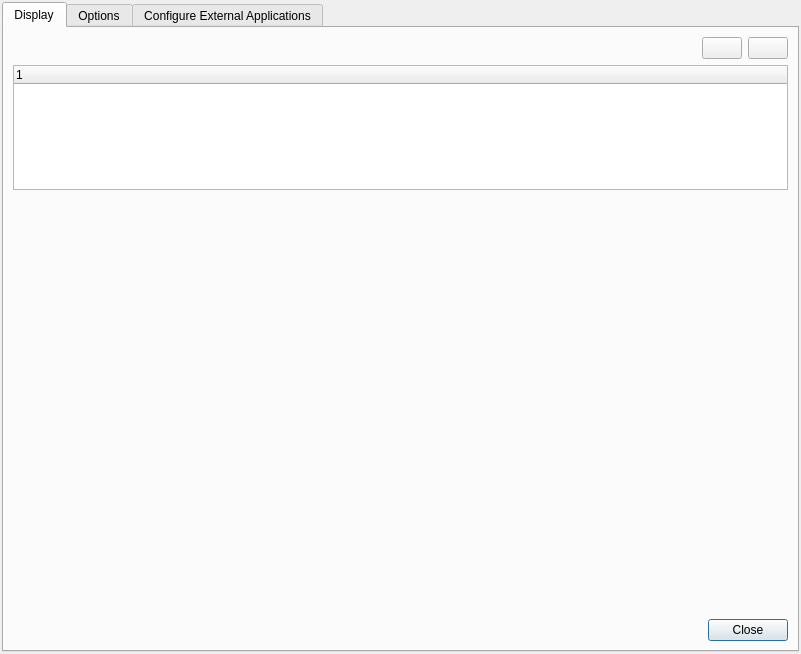
<?xml version="1.0" encoding="UTF-8"?>
<ui version="4.0">
 <class>eVisGenericEventBrowserGuiBase</class>
 <widget class="QDialog" name="eVisGenericEventBrowserGuiBase">
  <property name="geometry">
   <rect>
    <x>0</x>
    <y>0</y>
    <width>801</width>
    <height>654</height>
   </rect>
  </property>
  <property name="windowTitle">
   <string/>
  </property>
  <property name="windowIcon">
   <iconset>
    <normaloff>:/evis/eVisEventBrowser.png</normaloff>:/evis/eVisEventBrowser.png</iconset>
  </property>
  <layout class="QVBoxLayout">
   <property name="leftMargin">
    <number>2</number>
   </property>
   <property name="topMargin">
    <number>2</number>
   </property>
   <property name="rightMargin">
    <number>2</number>
   </property>
   <property name="bottomMargin">
    <number>2</number>
   </property>
   <item>
    <widget class="QTabWidget" name="displayArea">
     <property name="toolTip">
      <string/>
     </property>
     <property name="currentIndex">
      <number>0</number>
     </property>
     <widget class="QWidget" name="Display">
      <attribute name="title">
       <string>Display</string>
      </attribute>
      <layout class="QGridLayout" name="gridLayout">
       <item row="4" column="1">
        <widget class="QDialogButtonBox" name="buttonBox">
         <property name="orientation">
          <enum>Qt::Horizontal</enum>
         </property>
         <property name="standardButtons">
          <set>QDialogButtonBox::Close</set>
         </property>
        </widget>
       </item>
       <item row="0" column="0" colspan="2">
        <layout class="QGridLayout" name="gridLayout_1">
         <property name="leftMargin">
          <number>0</number>
         </property>
         <property name="topMargin">
          <number>0</number>
         </property>
         <property name="rightMargin">
          <number>0</number>
         </property>
         <property name="bottomMargin">
          <number>0</number>
         </property>
         <item row="1" column="0" colspan="3">
          <widget class="QTreeWidget" name="treeEventData">
           <property name="sizePolicy">
            <sizepolicy hsizetype="Expanding" vsizetype="Expanding">
             <horstretch>0</horstretch>
             <verstretch>0</verstretch>
            </sizepolicy>
           </property>
           <property name="minimumSize">
            <size>
             <width>0</width>
             <height>125</height>
            </size>
           </property>
           <property name="maximumSize">
            <size>
             <width>16777215</width>
             <height>125</height>
            </size>
           </property>
           <property name="toolTip">
            <string/>
           </property>
           <property name="whatsThis">
            <string>All of the attribute information for the point associated with the photo being viewed is displayed here. If the file type being referenced in the displayed record is not an image but is of a file type defined in the “Configure External Applications” tab then when you double-click on the value of the field containing the path to the file the application to open the file will be launched to view or hear the contents of the file. If the file extension is recognized the attribute data will be displayed in green.</string>
           </property>
           <column>
            <property name="text">
             <string>1</string>
            </property>
           </column>
          </widget>
         </item>
         <item row="0" column="2">
          <widget class="QPushButton" name="pbtnNext">
           <property name="sizePolicy">
            <sizepolicy hsizetype="Fixed" vsizetype="Fixed">
             <horstretch>0</horstretch>
             <verstretch>0</verstretch>
            </sizepolicy>
           </property>
           <property name="toolTip">
            <string/>
           </property>
           <property name="whatsThis">
            <string>Use the Next button to display the next photo when more than one photo is available for display.</string>
           </property>
           <property name="text">
            <string/>
           </property>
           <property name="icon">
            <iconset resource="../../../../images/images.qrc">
             <normaloff>:/images/themes/default/mActionArrowRight.svg</normaloff>:/images/themes/default/mActionArrowRight.svg</iconset>
           </property>
          </widget>
         </item>
         <item row="0" column="0">
          <widget class="QLabel" name="labelCompassOffsetWarning">
           <property name="text">
            <string/>
           </property>
          </widget>
         </item>
         <item row="0" column="1">
          <widget class="QPushButton" name="pbtnPrevious">
           <property name="sizePolicy">
            <sizepolicy hsizetype="Fixed" vsizetype="Fixed">
             <horstretch>0</horstretch>
             <verstretch>0</verstretch>
            </sizepolicy>
           </property>
           <property name="toolTip">
            <string/>
           </property>
           <property name="whatsThis">
            <string>Use the Previous button to display the previous photo when more than one photo is available for display.</string>
           </property>
           <property name="text">
            <string/>
           </property>
           <property name="icon">
            <iconset resource="../../../../images/images.qrc">
             <normaloff>:/images/themes/default/mActionArrowLeft.svg</normaloff>:/images/themes/default/mActionArrowLeft.svg</iconset>
           </property>
          </widget>
         </item>
         <item row="2" column="0" colspan="3">
          <widget class="eVisImageDisplayWidget" name="imageDisplayArea" native="true">
           <property name="sizePolicy">
            <sizepolicy hsizetype="Expanding" vsizetype="Expanding">
             <horstretch>0</horstretch>
             <verstretch>0</verstretch>
            </sizepolicy>
           </property>
           <property name="toolTip">
            <string>Image display area</string>
           </property>
           <property name="whatsThis">
            <string>Display area for the image.</string>
           </property>
          </widget>
         </item>
        </layout>
       </item>
      </layout>
     </widget>
     <widget class="QWidget" name="Options">
      <attribute name="title">
       <string>Options</string>
      </attribute>
      <layout class="QGridLayout">
       <item row="0" column="0">
        <widget class="QGroupBox" name="groupBox_2">
         <property name="title">
          <string>File path</string>
         </property>
         <layout class="QGridLayout" name="gridLayout_2">
          <item row="0" column="0" colspan="2">
           <widget class="QLabel" name="label">
            <property name="text">
             <string>Attribute containing path to file</string>
            </property>
           </widget>
          </item>
          <item row="0" column="3" colspan="3">
           <spacer name="horizontalSpacer_2">
            <property name="orientation">
             <enum>Qt::Horizontal</enum>
            </property>
            <property name="sizeHint" stdset="0">
             <size>
              <width>288</width>
              <height>20</height>
             </size>
            </property>
           </spacer>
          </item>
          <item row="1" column="5">
           <widget class="QPushButton" name="pbtnResetEventImagePathData">
            <property name="sizePolicy">
             <sizepolicy hsizetype="Fixed" vsizetype="Fixed">
              <horstretch>0</horstretch>
              <verstretch>0</verstretch>
             </sizepolicy>
            </property>
            <property name="toolTip">
             <string>Reset to default</string>
            </property>
            <property name="statusTip">
             <string comment="Comment???"/>
            </property>
            <property name="whatsThis">
             <string>Resets the values on this line to the default setting.</string>
            </property>
            <property name="text">
             <string>Reset</string>
            </property>
            <property name="icon">
             <iconset resource="../../../../images/images.qrc">
              <normaloff>:/images/themes/default/mActionUndo.svg</normaloff>:/images/themes/default/mActionUndo.svg</iconset>
            </property>
            <property name="iconSize">
             <size>
              <width>16</width>
              <height>16</height>
             </size>
            </property>
           </widget>
          </item>
          <item row="0" column="2">
           <widget class="QgsFieldComboBox" name="cboxEventImagePathField">
            <property name="sizePolicy">
             <sizepolicy hsizetype="Expanding" vsizetype="Fixed">
              <horstretch>0</horstretch>
              <verstretch>0</verstretch>
             </sizepolicy>
            </property>
            <property name="minimumSize">
             <size>
              <width>150</width>
              <height>0</height>
             </size>
            </property>
            <property name="toolTip">
             <string>&lt;html&gt;&lt;head/&gt;&lt;body&gt;&lt;p&gt;Use the drop-down list to select the field containing a directory path to the image. This can be an absolute or relative path.&lt;/p&gt;&lt;/body&gt;&lt;/html&gt;</string>
            </property>
            <property name="whatsThis">
             <string notr="true"/>
            </property>
           </widget>
          </item>
          <item row="1" column="0">
           <widget class="QCheckBox" name="chkboxEventImagePathRelative">
            <property name="toolTip">
             <string>&lt;html&gt;&lt;head/&gt;&lt;body&gt;&lt;p&gt;If checked the path to the image will be defined appending the attribute in the field selected from the “Attribute Containing Path to Image” drop-down list to the “Base Path” defined below.&lt;/p&gt;&lt;/body&gt;&lt;/html&gt;</string>
            </property>
            <property name="whatsThis">
             <string/>
            </property>
            <property name="text">
             <string>Path is relative</string>
            </property>
           </widget>
          </item>
          <item row="1" column="4">
           <widget class="QCheckBox" name="chkboxSaveEventImagePathData">
            <property name="toolTip">
             <string>If checked, the relative path values will be saved for the next session.</string>
            </property>
            <property name="whatsThis">
             <string notr="true"/>
            </property>
            <property name="layoutDirection">
             <enum>Qt::LeftToRight</enum>
            </property>
            <property name="text">
             <string>Remember this</string>
            </property>
           </widget>
          </item>
          <item row="1" column="1" colspan="3">
           <spacer>
            <property name="orientation">
             <enum>Qt::Horizontal</enum>
            </property>
            <property name="sizeHint" stdset="0">
             <size>
              <width>251</width>
              <height>20</height>
             </size>
            </property>
           </spacer>
          </item>
         </layout>
        </widget>
       </item>
       <item row="1" column="0">
        <widget class="QGroupBox" name="groupBox_3">
         <property name="title">
          <string>Compass bearing</string>
         </property>
         <layout class="QGridLayout" name="gridLayout_3">
          <item row="0" column="1">
           <widget class="QgsFieldComboBox" name="cboxCompassBearingField">
            <property name="sizePolicy">
             <sizepolicy hsizetype="Expanding" vsizetype="Fixed">
              <horstretch>0</horstretch>
              <verstretch>0</verstretch>
             </sizepolicy>
            </property>
            <property name="minimumSize">
             <size>
              <width>150</width>
              <height>0</height>
             </size>
            </property>
            <property name="toolTip">
             <string>&lt;html&gt;&lt;head/&gt;&lt;body&gt;&lt;p&gt;Use the drop-down list to select the field containing the compass bearing for the image.&lt;/p&gt;&lt;p&gt;This bearing usually references the direction the camera was pointing when the image was acquired. &lt;/p&gt;&lt;/body&gt;&lt;/html&gt;</string>
            </property>
            <property name="whatsThis">
             <string/>
            </property>
           </widget>
          </item>
          <item row="1" column="1" colspan="2">
           <spacer>
            <property name="orientation">
             <enum>Qt::Horizontal</enum>
            </property>
            <property name="sizeHint" stdset="0">
             <size>
              <width>121</width>
              <height>20</height>
             </size>
            </property>
           </spacer>
          </item>
          <item row="1" column="4">
           <widget class="QPushButton" name="pbtnResetCompassBearingData">
            <property name="sizePolicy">
             <sizepolicy hsizetype="Fixed" vsizetype="Fixed">
              <horstretch>0</horstretch>
              <verstretch>0</verstretch>
             </sizepolicy>
            </property>
            <property name="toolTip">
             <string>Reset to default</string>
            </property>
            <property name="whatsThis">
             <string>Resets the values on this line to the default setting.</string>
            </property>
            <property name="text">
             <string>Reset</string>
            </property>
            <property name="icon">
             <iconset resource="../../../../images/images.qrc">
              <normaloff>:/images/themes/default/mActionUndo.svg</normaloff>:/images/themes/default/mActionUndo.svg</iconset>
            </property>
            <property name="iconSize">
             <size>
              <width>16</width>
              <height>16</height>
             </size>
            </property>
           </widget>
          </item>
          <item row="0" column="0">
           <widget class="QLabel" name="label_5">
            <property name="text">
             <string>Attribute containing compass bearing</string>
            </property>
           </widget>
          </item>
          <item row="1" column="0">
           <widget class="QCheckBox" name="chkboxDisplayCompassBearing">
            <property name="toolTip">
             <string>&lt;html&gt;&lt;head/&gt;&lt;body&gt;&lt;p&gt;If checked an arrow pointing in the direction defined by the attribute in the field selected from the drop-down list&lt;/p&gt;&lt;p&gt;to the right will be displayed in the QGIS window on top of the point for this image.&lt;/p&gt;&lt;/body&gt;&lt;/html&gt;</string>
            </property>
            <property name="whatsThis">
             <string/>
            </property>
            <property name="text">
             <string>Display compass bearing</string>
            </property>
           </widget>
          </item>
          <item row="1" column="3">
           <widget class="QCheckBox" name="chkboxSaveCompassBearingData">
            <property name="toolTip">
             <string>If checked, the Display Compass Bearing values will be saved for the next session.</string>
            </property>
            <property name="whatsThis">
             <string notr="true"/>
            </property>
            <property name="layoutDirection">
             <enum>Qt::LeftToRight</enum>
            </property>
            <property name="text">
             <string>Remember this</string>
            </property>
           </widget>
          </item>
          <item row="0" column="2" colspan="3">
           <spacer name="horizontalSpacer_3">
            <property name="orientation">
             <enum>Qt::Horizontal</enum>
            </property>
            <property name="sizeHint" stdset="0">
             <size>
              <width>268</width>
              <height>24</height>
             </size>
            </property>
           </spacer>
          </item>
         </layout>
        </widget>
       </item>
       <item row="2" column="0">
        <widget class="QGroupBox" name="groupBox">
         <property name="title">
          <string>Compass offset</string>
         </property>
         <layout class="QGridLayout" name="gridLayout_4">
          <item row="2" column="4">
           <widget class="QCheckBox" name="chkboxSaveCompassOffsetData">
            <property name="toolTip">
             <string>If checked, the compass offset values will be saved for the next session.</string>
            </property>
            <property name="whatsThis">
             <string notr="true"/>
            </property>
            <property name="layoutDirection">
             <enum>Qt::LeftToRight</enum>
            </property>
            <property name="text">
             <string>Remember this</string>
            </property>
           </widget>
          </item>
          <item row="1" column="0">
           <widget class="QRadioButton" name="rbtnAttributeCompassOffset">
            <property name="toolTip">
             <string>Define the compass offset using a field from the vector layer attribute table.</string>
            </property>
            <property name="whatsThis">
             <string notr="true"/>
            </property>
            <property name="text">
             <string> From Attribute</string>
            </property>
           </widget>
          </item>
          <item row="2" column="5">
           <widget class="QPushButton" name="pbtnResetCompassOffsetData">
            <property name="sizePolicy">
             <sizepolicy hsizetype="Fixed" vsizetype="Fixed">
              <horstretch>0</horstretch>
              <verstretch>0</verstretch>
             </sizepolicy>
            </property>
            <property name="toolTip">
             <string>Reset to default</string>
            </property>
            <property name="whatsThis">
             <string>Resets the compass offset values to the default settings.</string>
            </property>
            <property name="text">
             <string>Reset</string>
            </property>
            <property name="icon">
             <iconset resource="../../../../images/images.qrc">
              <normaloff>:/images/themes/default/mActionUndo.svg</normaloff>:/images/themes/default/mActionUndo.svg</iconset>
            </property>
            <property name="iconSize">
             <size>
              <width>16</width>
              <height>16</height>
             </size>
            </property>
           </widget>
          </item>
          <item row="1" column="3" colspan="3">
           <spacer name="horizontalSpacer_4">
            <property name="orientation">
             <enum>Qt::Horizontal</enum>
            </property>
            <property name="sizeHint" stdset="0">
             <size>
              <width>424</width>
              <height>20</height>
             </size>
            </property>
           </spacer>
          </item>
          <item row="2" column="3">
           <spacer>
            <property name="orientation">
             <enum>Qt::Horizontal</enum>
            </property>
            <property name="sizeHint" stdset="0">
             <size>
              <width>281</width>
              <height>20</height>
             </size>
            </property>
           </spacer>
          </item>
          <item row="0" column="1">
           <widget class="QDoubleSpinBox" name="dsboxCompassOffset">
            <property name="sizePolicy">
             <sizepolicy hsizetype="Expanding" vsizetype="Fixed">
              <horstretch>0</horstretch>
              <verstretch>0</verstretch>
             </sizepolicy>
            </property>
            <property name="toolTip">
             <string>&lt;html&gt;&lt;head/&gt;&lt;body&gt;&lt;p&gt;A value to be added to the compass bearing.&lt;/p&gt;&lt;p&gt;This allows you to compensate for declination (adjust bearings collected using magnetic bearings to true north bearings). East declinations should be entered using positive values and west declinations should use negative values. &lt;/p&gt;&lt;/body&gt;&lt;/html&gt;</string>
            </property>
            <property name="whatsThis">
             <string/>
            </property>
            <property name="decimals">
             <number>1</number>
            </property>
            <property name="minimum">
             <double>-180.000000000000000</double>
            </property>
            <property name="maximum">
             <double>180.000000000000000</double>
            </property>
            <property name="singleStep">
             <double>1.000000000000000</double>
            </property>
           </widget>
          </item>
          <item row="1" column="1" colspan="2">
           <widget class="QgsFieldComboBox" name="cboxCompassOffsetField">
            <property name="sizePolicy">
             <sizepolicy hsizetype="Expanding" vsizetype="Fixed">
              <horstretch>0</horstretch>
              <verstretch>0</verstretch>
             </sizepolicy>
            </property>
            <property name="minimumSize">
             <size>
              <width>150</width>
              <height>0</height>
             </size>
            </property>
            <property name="toolTip">
             <string>&lt;html&gt;&lt;head/&gt;&lt;body&gt;&lt;p&gt;Use the drop-down list to select the field containing the compass bearing offset.&lt;/p&gt;&lt;p&gt;This allows you to compensate for declination (adjust bearings collected using magnetic bearings to true north bearings). East declinations should be entered using positive values and west declinations should use negative values. &lt;/p&gt;&lt;/body&gt;&lt;/html&gt;</string>
            </property>
            <property name="whatsThis">
             <string/>
            </property>
           </widget>
          </item>
          <item row="0" column="0">
           <widget class="QRadioButton" name="rbtnManualCompassOffset">
            <property name="toolTip">
             <string>Define the compass offset manually.</string>
            </property>
            <property name="whatsThis">
             <string notr="true"/>
            </property>
            <property name="text">
             <string>Manual</string>
            </property>
           </widget>
          </item>
          <item row="0" column="2" colspan="4">
           <spacer name="horizontalSpacer_5">
            <property name="orientation">
             <enum>Qt::Horizontal</enum>
            </property>
            <property name="sizeHint" stdset="0">
             <size>
              <width>430</width>
              <height>20</height>
             </size>
            </property>
           </spacer>
          </item>
         </layout>
        </widget>
       </item>
       <item row="3" column="0">
        <widget class="QGroupBox" name="groupBox_4">
         <property name="title">
          <string>Relative paths</string>
         </property>
         <layout class="QGridLayout">
          <item row="0" column="0" colspan="3">
           <widget class="QLabel" name="label_4">
            <property name="text">
             <string>The base path or url from which images and documents can be “relative”</string>
            </property>
           </widget>
          </item>
          <item row="0" column="3" colspan="2">
           <spacer>
            <property name="orientation">
             <enum>Qt::Horizontal</enum>
            </property>
            <property name="sizeHint" stdset="0">
             <size>
              <width>131</width>
              <height>20</height>
             </size>
            </property>
           </spacer>
          </item>
          <item row="1" column="0">
           <widget class="QLabel" name="label_2">
            <property name="text">
             <string>Base Path</string>
            </property>
           </widget>
          </item>
          <item row="1" column="1">
           <widget class="QLineEdit" name="leBasePath">
            <property name="sizePolicy">
             <sizepolicy hsizetype="Expanding" vsizetype="Fixed">
              <horstretch>10</horstretch>
              <verstretch>0</verstretch>
             </sizepolicy>
            </property>
            <property name="toolTip">
             <string>The Base Path onto which the relative path defined above will be appended.</string>
            </property>
            <property name="whatsThis">
             <string/>
            </property>
           </widget>
          </item>
          <item row="1" column="2" colspan="2">
           <widget class="QCheckBox" name="chkboxSaveBasePathData">
            <property name="toolTip">
             <string>If checked, the Base Path will be saved for the next session.</string>
            </property>
            <property name="whatsThis">
             <string notr="true"/>
            </property>
            <property name="layoutDirection">
             <enum>Qt::LeftToRight</enum>
            </property>
            <property name="text">
             <string>Remember this</string>
            </property>
           </widget>
          </item>
          <item row="1" column="4">
           <widget class="QPushButton" name="pbtnResetBasePathData">
            <property name="sizePolicy">
             <sizepolicy hsizetype="Fixed" vsizetype="Fixed">
              <horstretch>0</horstretch>
              <verstretch>0</verstretch>
             </sizepolicy>
            </property>
            <property name="toolTip">
             <string>Reset to default</string>
            </property>
            <property name="whatsThis">
             <string>Enters the default “Base Path” which is the path to the directory of the vector layer containing the image information.</string>
            </property>
            <property name="text">
             <string>Reset</string>
            </property>
            <property name="icon">
             <iconset resource="../../../../images/images.qrc">
              <normaloff>:/images/themes/default/mActionUndo.svg</normaloff>:/images/themes/default/mActionUndo.svg</iconset>
            </property>
            <property name="iconSize">
             <size>
              <width>16</width>
              <height>16</height>
             </size>
            </property>
           </widget>
          </item>
          <item row="2" column="0" colspan="2">
           <widget class="QCheckBox" name="chkboxUseOnlyFilename">
            <property name="sizePolicy">
             <sizepolicy hsizetype="Minimum" vsizetype="MinimumExpanding">
              <horstretch>0</horstretch>
              <verstretch>0</verstretch>
             </sizepolicy>
            </property>
            <property name="toolTip">
             <string>&lt;html&gt;&lt;head/&gt;&lt;body&gt;&lt;p&gt;If checked, the Base Path will append only the file name instead of the entire relative path (defined above) to create the full directory path to the file. &lt;/p&gt;&lt;/body&gt;&lt;/html&gt;</string>
            </property>
            <property name="whatsThis">
             <string notr="true"/>
            </property>
            <property name="text">
             <string>Replace entire path/url stored in image path attribute with user defined
Base Path (i.e. keep only filename from attribute)</string>
            </property>
           </widget>
          </item>
          <item row="2" column="2" colspan="2">
           <widget class="QCheckBox" name="chkboxSaveUseOnlyFilenameData">
            <property name="toolTip">
             <string>If checked, the current checkbox setting will be saved for the next session.</string>
            </property>
            <property name="whatsThis">
             <string notr="true"/>
            </property>
            <property name="layoutDirection">
             <enum>Qt::LeftToRight</enum>
            </property>
            <property name="text">
             <string>Remember this</string>
            </property>
           </widget>
          </item>
          <item row="2" column="4">
           <widget class="QPushButton" name="pbtnResetUseOnlyFilenameData">
            <property name="sizePolicy">
             <sizepolicy hsizetype="Fixed" vsizetype="Fixed">
              <horstretch>0</horstretch>
              <verstretch>0</verstretch>
             </sizepolicy>
            </property>
            <property name="toolTip">
             <string>Reset to default</string>
            </property>
            <property name="whatsThis">
             <string>Clears the checkbox on this line.</string>
            </property>
            <property name="text">
             <string>Reset</string>
            </property>
            <property name="icon">
             <iconset resource="../../../../images/images.qrc">
              <normaloff>:/images/themes/default/mActionUndo.svg</normaloff>:/images/themes/default/mActionUndo.svg</iconset>
            </property>
            <property name="iconSize">
             <size>
              <width>16</width>
              <height>16</height>
             </size>
            </property>
           </widget>
          </item>
          <item row="3" column="0" colspan="2">
           <widget class="QCheckBox" name="chkboxApplyPathRulesToDocs">
            <property name="sizePolicy">
             <sizepolicy hsizetype="Minimum" vsizetype="MinimumExpanding">
              <horstretch>0</horstretch>
              <verstretch>0</verstretch>
             </sizepolicy>
            </property>
            <property name="toolTip">
             <string>&lt;html&gt;&lt;head/&gt;&lt;body&gt;&lt;p&gt;If checked, the same path rules that are defined for images will be used for non-image documents such as movies, text documents, and sound files.&lt;/p&gt;&lt;p&gt;If not checked the path rules will only apply to images and other documents will ignore the Base Path parameter.&lt;/p&gt;&lt;/body&gt;&lt;/html&gt;</string>
            </property>
            <property name="whatsThis">
             <string notr="true"/>
            </property>
            <property name="text">
             <string>Apply Path to Image rules when loading docs in external applications</string>
            </property>
           </widget>
          </item>
          <item row="3" column="2" colspan="2">
           <widget class="QCheckBox" name="chkboxSaveApplyPathRulesToDocs">
            <property name="toolTip">
             <string>If checked, the current checkbox setting will be saved for the next session.</string>
            </property>
            <property name="whatsThis">
             <string notr="true"/>
            </property>
            <property name="layoutDirection">
             <enum>Qt::LeftToRight</enum>
            </property>
            <property name="text">
             <string>Remember this</string>
            </property>
           </widget>
          </item>
          <item row="3" column="4">
           <widget class="QPushButton" name="pbtnResetApplyPathRulesToDocs">
            <property name="sizePolicy">
             <sizepolicy hsizetype="Fixed" vsizetype="Fixed">
              <horstretch>0</horstretch>
              <verstretch>0</verstretch>
             </sizepolicy>
            </property>
            <property name="toolTip">
             <string>Reset to default</string>
            </property>
            <property name="whatsThis">
             <string>Clears the checkbox on this line.</string>
            </property>
            <property name="text">
             <string>Reset</string>
            </property>
            <property name="icon">
             <iconset resource="../../../../images/images.qrc">
              <normaloff>:/images/themes/default/mActionUndo.svg</normaloff>:/images/themes/default/mActionUndo.svg</iconset>
            </property>
            <property name="iconSize">
             <size>
              <width>16</width>
              <height>16</height>
             </size>
            </property>
           </widget>
          </item>
         </layout>
        </widget>
       </item>
       <item row="4" column="0">
        <widget class="Line" name="line">
         <property name="orientation">
          <enum>Qt::Horizontal</enum>
         </property>
        </widget>
       </item>
       <item row="5" column="0">
        <widget class="QDialogButtonBox" name="buttonboxOptions">
         <property name="toolTip">
          <string>&lt;html&gt;&lt;head/&gt;&lt;body&gt;&lt;p&gt;Clicking on Save will save the settings without closing the Options pane.&lt;/p&gt;&lt;p&gt;Clicking on Restore Defaults will reset all of the fields to their default settings.&lt;/p&gt;&lt;p&gt;It has the same effect as clicking all of the “Reset to default” buttons. &lt;/p&gt;&lt;/body&gt;&lt;/html&gt;</string>
         </property>
         <property name="whatsThis">
          <string notr="true"/>
         </property>
         <property name="standardButtons">
          <set>QDialogButtonBox::RestoreDefaults|QDialogButtonBox::Save</set>
         </property>
        </widget>
       </item>
      </layout>
     </widget>
     <widget class="QWidget" name="ConfigureExternalApplications">
      <attribute name="title">
       <string>Configure External Applications</string>
      </attribute>
      <layout class="QGridLayout">
       <item row="0" column="0" colspan="2">
        <layout class="QHBoxLayout">
         <item>
          <spacer>
           <property name="orientation">
            <enum>Qt::Horizontal</enum>
           </property>
           <property name="sizeHint" stdset="0">
            <size>
             <width>40</width>
             <height>20</height>
            </size>
           </property>
          </spacer>
         </item>
         <item>
          <widget class="QLabel" name="label_3">
           <property name="text">
            <string>File extension and external application in which to load a document of that type</string>
           </property>
          </widget>
         </item>
         <item>
          <spacer>
           <property name="orientation">
            <enum>Qt::Horizontal</enum>
           </property>
           <property name="sizeHint" stdset="0">
            <size>
             <width>40</width>
             <height>20</height>
            </size>
           </property>
          </spacer>
         </item>
        </layout>
       </item>
       <item row="2" column="0">
        <widget class="QTableWidget" name="tableFileTypeAssociations">
         <property name="toolTip">
          <string/>
         </property>
         <property name="whatsThis">
          <string>A table containing file types that can be opened using eVis. Each file type needs a file extension and the path to an application that can open that type of file. This provides the capability of opening a broad range of files such as movies, sound recording, and text documents instead of only images. </string>
         </property>
         <column>
          <property name="text">
           <string>Extension</string>
          </property>
         </column>
         <column>
          <property name="text">
           <string>Application</string>
          </property>
         </column>
        </widget>
       </item>
       <item row="2" column="1">
        <layout class="QVBoxLayout">
         <item>
          <widget class="QPushButton" name="pbtnAddFileType">
           <property name="toolTip">
            <string>Add new file type</string>
           </property>
           <property name="whatsThis">
            <string>Add a new file type with a unique extension and the path for the application that can open the file.</string>
           </property>
           <property name="text">
            <string/>
           </property>
           <property name="icon">
            <iconset resource="../../../../images/images.qrc">
             <normaloff>:/images/themes/default/symbologyAdd.svg</normaloff>:/images/themes/default/symbologyAdd.svg</iconset>
           </property>
          </widget>
         </item>
         <item>
          <widget class="QPushButton" name="pbtnDeleteFileType">
           <property name="toolTip">
            <string>Delete current row</string>
           </property>
           <property name="whatsThis">
            <string>Delete the file type highlighted in the table and defined by a file extension and a path to an associated application.</string>
           </property>
           <property name="text">
            <string/>
           </property>
           <property name="icon">
            <iconset resource="../../../../images/images.qrc">
             <normaloff>:/images/themes/default/symbologyRemove.svg</normaloff>:/images/themes/default/symbologyRemove.svg</iconset>
           </property>
          </widget>
         </item>
         <item>
          <spacer>
           <property name="orientation">
            <enum>Qt::Vertical</enum>
           </property>
           <property name="sizeHint" stdset="0">
            <size>
             <width>20</width>
             <height>491</height>
            </size>
           </property>
          </spacer>
         </item>
        </layout>
       </item>
      </layout>
     </widget>
    </widget>
   </item>
  </layout>
 </widget>
 <customwidgets>
  <customwidget>
   <class>eVisImageDisplayWidget</class>
   <extends>QWidget</extends>
   <header>evisimagedisplaywidget.h</header>
  </customwidget>
  <customwidget>
   <class>QgsFieldComboBox</class>
   <extends>QComboBox</extends>
   <header>qgsfieldcombobox.h</header>
  </customwidget>
 </customwidgets>
 <tabstops>
  <tabstop>cboxEventImagePathField</tabstop>
  <tabstop>chkboxEventImagePathRelative</tabstop>
  <tabstop>chkboxSaveEventImagePathData</tabstop>
  <tabstop>pbtnResetEventImagePathData</tabstop>
  <tabstop>cboxCompassBearingField</tabstop>
  <tabstop>chkboxDisplayCompassBearing</tabstop>
  <tabstop>chkboxSaveCompassBearingData</tabstop>
  <tabstop>pbtnResetCompassBearingData</tabstop>
  <tabstop>rbtnManualCompassOffset</tabstop>
  <tabstop>dsboxCompassOffset</tabstop>
  <tabstop>rbtnAttributeCompassOffset</tabstop>
  <tabstop>cboxCompassOffsetField</tabstop>
  <tabstop>chkboxSaveCompassOffsetData</tabstop>
  <tabstop>pbtnResetCompassOffsetData</tabstop>
  <tabstop>leBasePath</tabstop>
  <tabstop>chkboxSaveBasePathData</tabstop>
  <tabstop>pbtnResetBasePathData</tabstop>
  <tabstop>chkboxUseOnlyFilename</tabstop>
  <tabstop>chkboxSaveUseOnlyFilenameData</tabstop>
  <tabstop>pbtnResetUseOnlyFilenameData</tabstop>
  <tabstop>chkboxApplyPathRulesToDocs</tabstop>
  <tabstop>chkboxSaveApplyPathRulesToDocs</tabstop>
  <tabstop>pbtnResetApplyPathRulesToDocs</tabstop>
  <tabstop>tableFileTypeAssociations</tabstop>
  <tabstop>pbtnAddFileType</tabstop>
  <tabstop>pbtnDeleteFileType</tabstop>
  <tabstop>displayArea</tabstop>
 </tabstops>
 <resources>
  <include location="../../../../images/images.qrc"/>
 </resources>
 <connections>
  <connection>
   <sender>buttonBox</sender>
   <signal>rejected()</signal>
   <receiver>eVisGenericEventBrowserGuiBase</receiver>
   <slot>close()</slot>
   <hints>
    <hint type="sourcelabel">
     <x>310</x>
     <y>652</y>
    </hint>
    <hint type="destinationlabel">
     <x>286</x>
     <y>274</y>
    </hint>
   </hints>
  </connection>
  <connection>
   <sender>buttonBox</sender>
   <signal>accepted()</signal>
   <receiver>eVisGenericEventBrowserGuiBase</receiver>
   <slot>close()</slot>
   <hints>
    <hint type="sourcelabel">
     <x>525</x>
     <y>664</y>
    </hint>
    <hint type="destinationlabel">
     <x>403</x>
     <y>273</y>
    </hint>
   </hints>
  </connection>
 </connections>
</ui>
